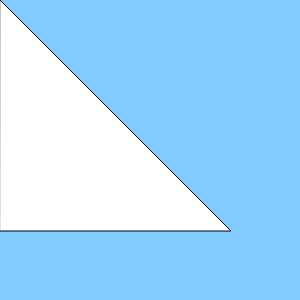
Frame 1 (no input)
Frame 60 (no input): identical to frame 1, image omitted
Frame 120 (the mouse pressed at the canvas centre since frame 60): identical to frame 1, image omitted

The p5.js sketch that drew this single still picture (run headless with seeded random() and noise() and a simulated clock; from frame 60 on, the mouse is pressed at the canvas centre):

// p5.js sketch
// ── sketch.js
function setup() {
    createCanvas(300,300);
  // put setup code here
  // createCanvas(window.innerWidth, window.innerHeight);
}

function draw() {
  // put drawing code here
  background(129,203,255);
  triangle(0,0,231,231,0,231); // Should produce a right triangle
}
